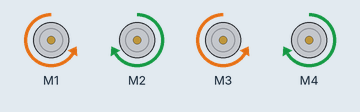
This sketch was run on a simulated Arduino Uno, built with avr-gcc and run on an emulated ATmega328P. On the bench: 4 × DC motor (green arrow = forward, orange = backward, longer = faster).

Above: at 0.1 s.
Timing chart, 0 to 1.6 s (numbered marks = the images above):
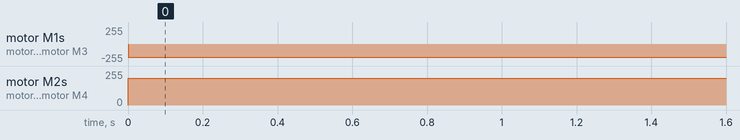

Measured:
- by itself, motor M1, motor M3: stopped → backward 200/255 at 0.00 s
- by itself, motor M2, motor M4: stopped → forward 200/255 at 0.00 s

The sketch:

02.1_Run_forward.ino
```cpp
/**********************************************************************
  Product     : Cokoino 4WD Mecanum Car chassis kit
  Auther      : www.cokoino.com
  Modification: 2023/11/07


          motor4 -------  motor3
                  |   |
                  |   |
                  |   |
          motor1 -------  motor2

**********************************************************************/

#include <AFMotor.h>
 AF_DCMotor motor1(1);//define motor1
 AF_DCMotor motor2(2);//define motor2
 AF_DCMotor motor3(3);//define motor3
 AF_DCMotor motor4(4);//define motor4

void setup()
{
  //Set initial speed of the motor & stop
   motor1.setSpeed(200);//setup the speed of motor1
   motor2.setSpeed(200);//setup the speed of motor2
   motor3.setSpeed(200);//setup the speed of motor3
   motor4.setSpeed(200);//setup the speed of motor4

}

void loop()
{
  motor1.run(BACKWARD);//motor1 run BACKWARD
  motor2.run(FORWARD); //motor2 run FORWARD
  motor3.run(BACKWARD);//motor3 run BACKWARD
  motor4.run(FORWARD); //motor4 run FORWARD

}
```
